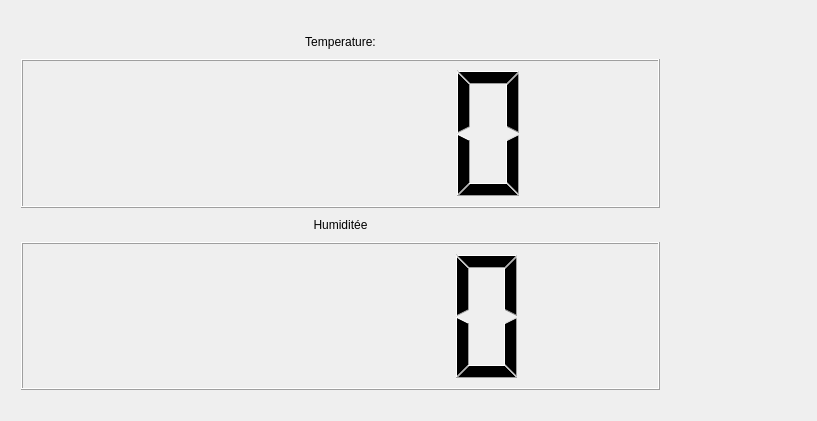
<?xml version="1.0" encoding="UTF-8"?>
<ui version="4.0">
 <class>Fenetre</class>
 <widget class="QWidget" name="Fenetre">
  <property name="geometry">
   <rect>
    <x>0</x>
    <y>0</y>
    <width>817</width>
    <height>421</height>
   </rect>
  </property>
  <property name="windowTitle">
   <string>Fenetre</string>
  </property>
  <widget class="QWidget" name="gridLayoutWidget">
   <property name="geometry">
    <rect>
     <x>10</x>
     <y>20</y>
     <width>661</width>
     <height>381</height>
    </rect>
   </property>
   <layout class="QGridLayout" name="global">
    <item row="5" column="0">
     <widget class="QLCDNumber" name="lcd_humiditee"/>
    </item>
    <item row="3" column="0">
     <widget class="QLCDNumber" name="lcd_temperature"/>
    </item>
    <item row="0" column="0">
     <widget class="QPushButton" name="bouton_temperature">
      <property name="text">
       <string>Temperature:</string>
      </property>
      <property name="flat">
       <bool>true</bool>
      </property>
     </widget>
    </item>
    <item row="4" column="0">
     <widget class="QPushButton" name="bouton_humiditee">
      <property name="text">
       <string>Humiditée</string>
      </property>
      <property name="flat">
       <bool>true</bool>
      </property>
     </widget>
    </item>
   </layout>
  </widget>
 </widget>
 <layoutdefault spacing="6" margin="11"/>
 <resources/>
 <connections/>
</ui>
